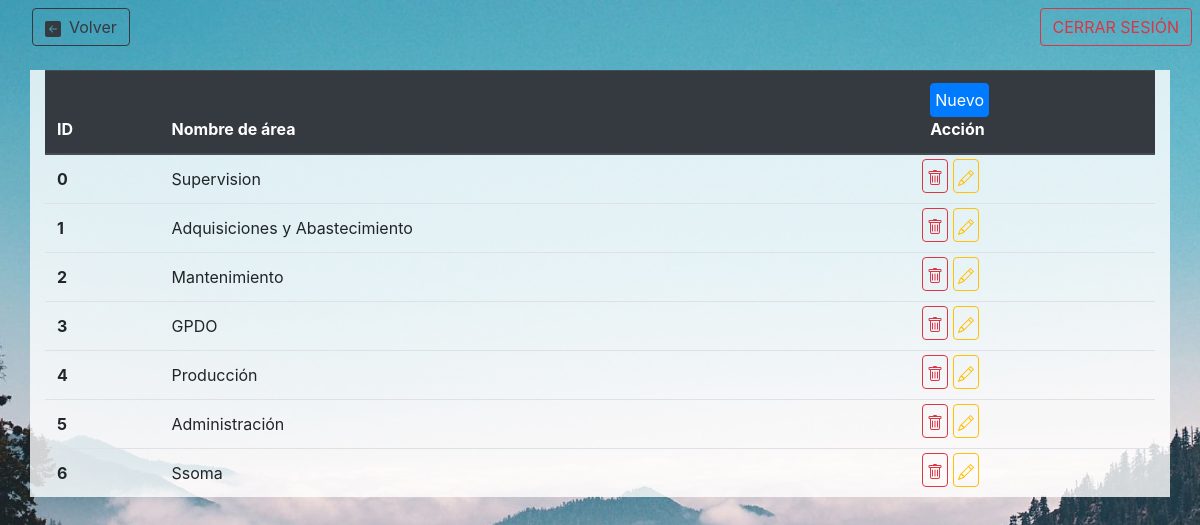
Screenshot of /config/CRUD_areas.php (signed in) with the database file from the repository.
### tables this page shows
CREATE TABLE `areas` (
  `ID_AREA` int(11) NOT NULL,
  `NOMBRE_AREA` varchar(50) NOT NULL
);

### config/CRUD_areas.php (the view, shortened to what this page needs)
<?php
require 'configuracionPaginas.php';
$conexion = conecta();
if(isset($_SESSION['id'])  && isset($_SESSION['tipo']) && isset($_SESSION['area']) && $_SESSION['tipo'] == 1   ){
    echo '<div class="container" style="background-color: rgba(255, 255, 255, 0.8);">';
    echo '<table class="table table-hover"  >
  <thead  class="thead-dark">
    <tr>
      <th scope="col">ID</th>
      <th scope="col">Nombre de área</th>
      <th scope="col"><button type="button" class="btn btn-primary p-1 " data-toggle="modal" data-target="#modalAgregaArea">Nuevo</button><br>Acción</th>
      <div class="modal fade" id="modalAgregaArea" tabindex="-1" aria-labelledby="exampleModalCenterTitle" style="display: none;" aria-hidden="true">
            <div class="modal-dialog modal-dialog-centered modal-lg">
              <div class="modal-content">
                <div class="modal-header">
                  <h5 class="modal-title" id="exampleModalCenterTitle">Nueva área</h5>
                  <button type="button" class="close" data-dismiss="modal" aria-label="Close">
                    <span aria-hidden="true">×</span>
                  </button>
                </div>
                <div class="modal-body">
                    <form action="return false" onsubmit="return false" method="POST" autocomplete="off" >
                        <div class="form-group">
                            <label for="txtNombreArea">Nombre de área</label>
                            <input type="text"    class="form-control" required id="txtNombreArea" autocomplete="nope" maxlength="50" placeholder="Ej: Adquisiciones y Abastecimiento">
                        </div>
                </div>
                <div class="modal-footer">
                <div class="text-center" id = "loading" style="display:none;">
                        <div class="spinner-border" role="status">
                          <span class="sr-only">Cargando...</span>
                        </div>
                      </div>
                  <button type="button" class="btn btn-secondary" data-dismiss="modal">CERRAR</button>
                  <button type="button" class="btn btn-primary" id="btn" onclick="agrega_area( $(\'#txtNombreArea\').val()  )">GUARDAR</button>
                  </form>
                </div>
              </div>
            </div>
            </div>
            ';
    echo '</tr>
  </thead>
  <tbody >';
    $sql="SELECT `ID_AREA`, `NOMBRE_AREA` FROM `areas`";
    $result = $conexion -> query($sql);
    if($result->num_rows > 0){
        while($row = $result->fetch_array(MYSQLI_ASSOC)){
            echo '<tr>';
            echo '<th scope="row">'.$row['ID_AREA'].'</th>';
            echo '<td>'.utf8_encode($row['NOMBRE_AREA']).'</td>';
            echo'<td class="p-1">
            <button type="button" class="btn btn-outline-danger p-1 elimina2 " id="'.$row['ID_AREA'].'"     >
                <svg width="1em" height="1em" viewBox="0 0 16 16" class="bi bi-trash" fill="currentColor" xmlns="http://www.w3.org/2000/svg">
                    <path d="M5.5 5.5A.5.5 0 0 1 6 6v6a.5.5 0 0 1-1 0V6a.5.5 0 0 1 .5-.5zm2.5 0a.5.5 0 0 1 .5.5v6a.5.5 0 0 1-1 0V6a.5.5 0 0 1 .5-.5zm3 .5a.5.5 0 0 0-1 0v6a.5.5 0 0 0 1 0V6z"/>
                    <path fill-rule="evenodd" d="M14.5 3a1 1 0 0 1-1 1H13v9a2 2 0 0 1-2 2H5a2 2 0 0 1-2-2V4h-.5a1 1 0 0 1-1-1V2a1 1 0 0 1 1-1H6a1 1 0 0 1 1-1h2a1 1 0 0 1 1 1h3.5a1 1 0 0 1 1 1v1zM4.118 4L4 4.059V13a1 1 0 0 0 1 1h6a1 1 0 0 0 1-1V4.059L11.882 4H4.118zM2.5 3V2h11v1h-11z"/>
                  </svg>
            </button>
            <button type="button" class="btn btn-outline-warning p-1 edita2 " id="'.$row['ID_AREA'].'">
                <svg width="1em" height="1em" viewBox="0 0 16 16" class="bi bi-pencil" fill="currentColor" xmlns="http://www.w3.org/2000/svg">
                <path fill-rule="evenodd" d="M12.146.146a.5.5 0 0 1 .708 0l3 3a.5.5 0 0 1 0 .708l-10 10a.5.5 0 0 1-.168.11l-5 2a.5.5 0 0 1-.65-.65l2-5a.5.5 0 0 1 .11-.168l10-10zM11.207 2.5L13.5 4.793 14.793 3.5 12.5 1.207 11.207 2.5zm1.586 3L10.5 3.207 4 9.707V10h.5a.5.5 0 0 1 .5.5v.5h.5a.5.5 0 0 1 .5.5v.5h.293l6.5-6.5zm-9.761 5.175l-.106.106-1.528 3.821 3.821-1.528.106-.106A.5.5 0 0 1 5 12.5V12h-.5a.5.5 0 0 1-.5-.5V11h-.5a.5.5 0 0 1-.468-.325z"/>
              </svg>
            </button>
            </TD></tr>';
        }
    }
    echo '  </tbody>
</table>';
    echo '</div><script src="https://cdn.jsdelivr.net/npm/popper.js@1.16.1/dist/umd/popper.min.js"></script>
    <script src="https://stackpath.bootstrapcdn.com/bootstrap/4.5.2/js/bootstrap.min.js"></script>';
}else{
    error();
}

### css/main.css (style rules this page uses)
* { margin: 0; padding:0; }
body { //background-image: url("../img/fondo.jpg"); background: url("../img/fondo2.jpg") no-repeat center center fixed; -webkit-background-size: cover; -moz-background-size: cover; -o-background-size: cover; background-size: cover; }

### rows the page displays
areas: ID_AREA "0", NOMBRE_AREA "Supervision"
areas: ID_AREA "1", NOMBRE_AREA "Adquisiciones y Abastecimiento"
areas: ID_AREA "2", NOMBRE_AREA "Mantenimiento"
areas: ID_AREA "3", NOMBRE_AREA "GPDO"
areas: ID_AREA "4", NOMBRE_AREA "Producción"
areas: ID_AREA "5", NOMBRE_AREA "Administración"
areas: ID_AREA "6", NOMBRE_AREA "Ssoma"
